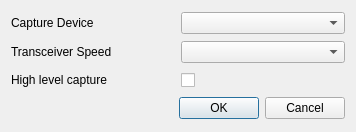
<?xml version="1.0" encoding="UTF-8"?>
<ui version="4.0">
 <class>ConfigureWindow</class>
 <widget class="QDialog" name="ConfigureWindow">
  <property name="geometry">
   <rect>
    <x>0</x>
    <y>0</y>
    <width>356</width>
    <height>132</height>
   </rect>
  </property>
  <property name="sizePolicy">
   <sizepolicy hsizetype="Fixed" vsizetype="Fixed">
    <horstretch>0</horstretch>
    <verstretch>0</verstretch>
   </sizepolicy>
  </property>
  <property name="windowTitle">
   <string>Configure</string>
  </property>
  <layout class="QVBoxLayout" name="verticalLayout">
   <item>
    <layout class="QHBoxLayout" name="horizontalLayout">
     <item>
      <widget class="QLabel" name="captureDeviceLabel">
       <property name="sizePolicy">
        <sizepolicy hsizetype="Preferred" vsizetype="Preferred">
         <horstretch>0</horstretch>
         <verstretch>0</verstretch>
        </sizepolicy>
       </property>
       <property name="text">
        <string>Capture Device</string>
       </property>
      </widget>
     </item>
     <item>
      <widget class="QComboBox" name="comboDevice">
       <property name="sizePolicy">
        <sizepolicy hsizetype="Preferred" vsizetype="Fixed">
         <horstretch>0</horstretch>
         <verstretch>0</verstretch>
        </sizepolicy>
       </property>
      </widget>
     </item>
    </layout>
   </item>
   <item>
    <layout class="QHBoxLayout" name="horizontalLayout_2">
     <item>
      <widget class="QLabel" name="labelSpeed">
       <property name="text">
        <string>Transceiver Speed</string>
       </property>
       <property name="alignment">
        <set>Qt::AlignLeading|Qt::AlignLeft|Qt::AlignVCenter</set>
       </property>
       <property name="margin">
        <number>0</number>
       </property>
      </widget>
     </item>
     <item>
      <widget class="QComboBox" name="comboSpeed"/>
     </item>
    </layout>
   </item>
   <item>
    <layout class="QHBoxLayout" name="horizontalLayout_3">
     <item>
      <widget class="QLabel" name="labelHighLevelMode">
       <property name="toolTip">
        <string>When enabled, low level ULPI messages (RxCmd) are not displayed in the GUI. This avoids slowing down the interface when you are only interested in the USB packets.</string>
       </property>
       <property name="text">
        <string>High level capture</string>
       </property>
       <property name="alignment">
        <set>Qt::AlignLeading|Qt::AlignLeft|Qt::AlignVCenter</set>
       </property>
       <property name="margin">
        <number>0</number>
       </property>
      </widget>
     </item>
     <item>
      <widget class="QCheckBox" name="highLevelMode">
       <property name="sizePolicy">
        <sizepolicy hsizetype="Minimum" vsizetype="Fixed">
         <horstretch>0</horstretch>
         <verstretch>0</verstretch>
        </sizepolicy>
       </property>
       <property name="minimumSize">
        <size>
         <width>0</width>
         <height>20</height>
        </size>
       </property>
      </widget>
     </item>
    </layout>
   </item>
   <item>
    <widget class="QDialogButtonBox" name="buttonBox">
     <property name="orientation">
      <enum>Qt::Horizontal</enum>
     </property>
     <property name="standardButtons">
      <set>QDialogButtonBox::Cancel|QDialogButtonBox::Ok</set>
     </property>
    </widget>
   </item>
  </layout>
 </widget>
 <resources/>
 <connections>
  <connection>
   <sender>buttonBox</sender>
   <signal>accepted()</signal>
   <receiver>ConfigureWindow</receiver>
   <slot>accept()</slot>
   <hints>
    <hint type="sourcelabel">
     <x>248</x>
     <y>254</y>
    </hint>
    <hint type="destinationlabel">
     <x>157</x>
     <y>274</y>
    </hint>
   </hints>
  </connection>
  <connection>
   <sender>buttonBox</sender>
   <signal>rejected()</signal>
   <receiver>ConfigureWindow</receiver>
   <slot>reject()</slot>
   <hints>
    <hint type="sourcelabel">
     <x>316</x>
     <y>260</y>
    </hint>
    <hint type="destinationlabel">
     <x>286</x>
     <y>274</y>
    </hint>
   </hints>
  </connection>
 </connections>
</ui>
